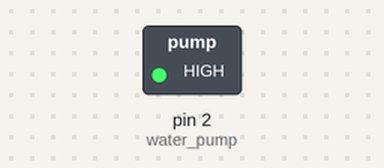
Simulated run of this sketch. Board: Arduino Uno, built with avr-gcc and run on an emulated ATmega328P. On the bench: switched loads named in the sketch (green lamp = pin HIGH). Dashed ring = blinking.

Above: at 0.5 s.
Timing chart, 0 to 4.6 s (numbered marks = the images above):
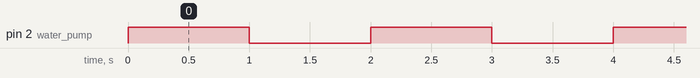

Measured:
- by itself, pin 2 (water_pump): alternates HIGH for 1.0 s and LOW for 1.0 s

The sketch:

waterpump_arduino_relay.ino
```cpp
#define water_pump 2               // 2번 핀을 water_pump라고 지정

void setup() {
  pinMode(water_pump,OUTPUT);      // 워터펌프(2번)핀을 출력핀으로 지정
}

void loop() {
  digitalWrite(water_pump,HIGH);   // 워터펌프 동작 시작
  delay(1000);
  digitalWrite(water_pump,LOW);    // 워터펌프 동작 중지
  delay(1000);
}
```
